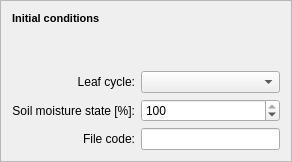
    <widget class="QFrame" name="frame_4">
     <property name="enabled">
      <bool>true</bool>
     </property>
     <property name="frameShape">
      <enum>QFrame::StyledPanel</enum>
     </property>
     <property name="frameShadow">
      <enum>QFrame::Raised</enum>
     </property>
     <layout class="QGridLayout" name="gridLayout_8">
      <item row="2" column="1">
       <widget class="QComboBox" name="comboBoxLeafCycle">
        <property name="enabled">
         <bool>true</bool>
        </property>
        <item>
         <property name="text">
          <string/>
         </property>
        </item>
        <item>
         <property name="text">
          <string>Winter (0%)</string>
         </property>
        </item>
        <item>
         <property name="text">
          <string>Early spring (25%)</string>
         </property>
        </item>
        <item>
         <property name="text">
          <string>Spring (50%)</string>
         </property>
        </item>
        <item>
         <property name="text">
          <string>Late Spring (75%)</string>
         </property>
        </item>
        <item>
         <property name="text">
          <string>Summer (100%)</string>
         </property>
        </item>
        <item>
         <property name="text">
          <string>Early Autumn (75%)</string>
         </property>
        </item>
        <item>
         <property name="text">
          <string>Autumn (50%)</string>
         </property>
        </item>
        <item>
         <property name="text">
          <string>Late Autumn (75%)</string>
         </property>
        </item>
       </widget>
      </item>
      <item row="3" column="0">
       <widget class="QLabel" name="label_23">
        <property name="text">
         <string>Soil moisture state [%]:</string>
        </property>
        <property name="alignment">
         <set>Qt::AlignRight|Qt::AlignTrailing|Qt::AlignVCenter</set>
        </property>
        <property name="buddy">
         <cstring></cstring>
        </property>
       </widget>
      </item>
      <item row="0" column="0" colspan="2">
       <widget class="QLabel" name="label_15">
        <property name="text">
         <string>&lt;!DOCTYPE HTML PUBLIC &quot;-//W3C//DTD HTML 4.0//EN&quot; &quot;http://www.w3.org/TR/REC-html40/strict.dtd&quot;&gt;
&lt;html&gt;&lt;head&gt;&lt;meta name=&quot;qrichtext&quot; content=&quot;1&quot; /&gt;&lt;style type=&quot;text/css&quot;&gt;
p, li { white-space: pre-wrap; }
&lt;/style&gt;&lt;/head&gt;&lt;body style=&quot; font-family:'MS Shell Dlg 2'; font-size:7.8pt; font-weight:400; font-style:normal;&quot;&gt;
&lt;p style=&quot; margin-top:0px; margin-bottom:0px; margin-left:0px; margin-right:0px; -qt-block-indent:0; text-indent:0px;&quot;&gt;&lt;span style=&quot; font-size:8pt; font-weight:600;&quot;&gt;Initial conditions&lt;/span&gt;&lt;/p&gt;&lt;/body&gt;&lt;/html&gt;</string>
        </property>
       </widget>
      </item>
      <item row="3" column="1">
       <widget class="QSpinBox" name="spinBoxSoilMoisture">
        <property name="maximum">
         <number>100</number>
        </property>
        <property name="singleStep">
         <number>5</number>
        </property>
        <property name="value">
         <number>100</number>
        </property>
       </widget>
      </item>
      <item row="4" column="1">
       <widget class="QLineEdit" name="fileCodeLineEdit">
        <property name="enabled">
         <bool>true</bool>
        </property>
       </widget>
      </item>
      <item row="4" column="0">
       <widget class="QLabel" name="label_25">
        <property name="text">
         <string>File code:</string>
        </property>
        <property name="alignment">
         <set>Qt::AlignRight|Qt::AlignTrailing|Qt::AlignVCenter</set>
        </property>
        <property name="buddy">
         <cstring></cstring>
        </property>
       </widget>
      </item>
      <item row="2" column="0">
       <widget class="QLabel" name="label_16">
        <property name="text">
         <string>Leaf cycle:</string>
        </property>
        <property name="alignment">
         <set>Qt::AlignRight|Qt::AlignTrailing|Qt::AlignVCenter</set>
        </property>
       </widget>
      </item>
      <item row="1" column="0">
       <spacer name="verticalSpacer_3">
        <property name="orientation">
         <enum>Qt::Vertical</enum>
        </property>
        <property name="sizeHint" stdset="0">
         <size>
          <width>20</width>
          <height>40</height>
         </size>
        </property>
       </spacer>
      </item>
     </layout>
    </widget>
